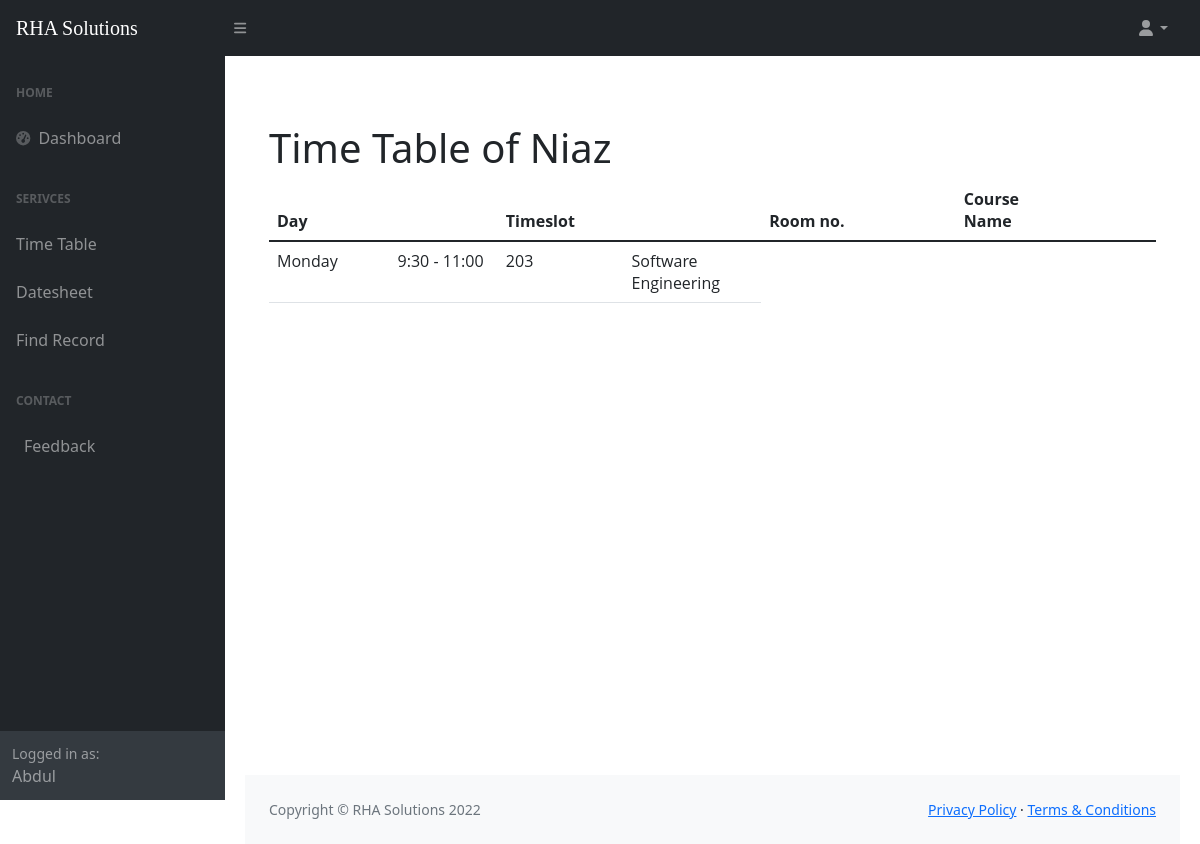
/teacher_timetable.php (signed in), run on the app's committed database.
### tables this page shows
CREATE TABLE `assign_course` (
  `t_id` int(3) NOT NULL,
  `t_name` varchar(100) NOT NULL,
  `c_id` int(3) NOT NULL,
  `c_num` int(11) NOT NULL
);

CREATE TABLE `timetable` (
  `day` varchar(30) NOT NULL,
  `Timeslot` int(30) NOT NULL,
  `room` int(11) NOT NULL,
  `c_id` int(11) NOT NULL,
  `t_id` int(11) NOT NULL
);

CREATE TABLE `course` (
  `c_id` int(3) NOT NULL,
  `c_name` varchar(100) NOT NULL,
  `crh` int(1) NOT NULL,
  `semester` int(1) NOT NULL
);

### teacher_timetable.php (the view, shortened to what this page needs)
<?php
include 'connection.php';
if($_SESSION["fname"]) {
    $select = "SELECT ac.t_name,t.day,t.timeslot,t.room,c.c_name
    FROM(timetable t
INNER JOIN assign_course ac ON t.t_id = ac.t_id
INNER JOIN course c ON t.c_id = c.c_id )";
    $data = mysqli_query($conn, $select) or die( mysqli_error($conn));
    $row1 = mysqli_fetch_array($data);
function timeslot($slot)
{
    if ($slot == 1) {
        return "8:00 - 9:30";
    }
    elseif ($slot == 2) {
        return "9:30 - 11:00";
    }
    elseif ($slot == 3) {
        return "11:00 - 12:30";
    }
    elseif ($slot == 4) {
        return "1:00 - 2:30";
    }
    elseif ($slot == 5) {
        return "2:30 - 4:00";
    }
    elseif ($slot == 6) {
        return "4:00 - 5:30";
    }
    else{
        echo "invalid slot";
    }
}
?>
<!DOCTYPE html>
<html lang="en">
<head>
    <link href="https://cdn.jsdelivr.net/npm/simple-datatables@latest/dist/style.css" rel="stylesheet" />
    <link href="css/styles.css" rel="stylesheet" />
</head>
<body class="sb-nav-fixed">
    <nav class="sb-topnav navbar navbar-expand navbar-dark bg-dark">
        <a class="navbar-brand ps-3" href="index.php">RHA Solutions</a>
        <button class="btn btn-link btn-sm order-1 order-lg-0 me-4 me-lg-0" id="sidebarToggle" href="#!"><i
                class="fas fa-bars"></i></button>
        <ul class="navbar-nav ms-auto ms-md-0 me-3 me-lg-4">
            <li class="nav-item dropdown">
                <a class="nav-link dropdown-toggle" id="navbarDropdown" href="#" role="button" data-bs-toggle="dropdown"
                    aria-expanded="false"><i class="fas fa-user fa-fw"></i></a>
            </li>
        </ul>
    </nav>
    <div id="layoutSidenav">
        <div id="layoutSidenav_nav">
            <nav class="sb-sidenav accordion sb-sidenav-dark" id="sidenavAccordion">
                <div class="sb-sidenav-menu">
                    <div class="nav">
                        <div class="sb-sidenav-menu-heading">Home</div>
                        <a class="nav-link" href="index.php">
                            <div class="sb-nav-link-icon"><i class="fas fa-tachometer-alt"></i></div>
                            Dashboard
                        </a>
                        <div class="sb-sidenav-menu-heading">Serivces</div>
                        <a class="nav-link collapsed" href="timetable.html">
                            Time Table
                        </a>
                        <a class="nav-link collapsed" href="datesheet.html">
                            Datesheet
                        </a>
                        <a class="nav-link collapsed" href="database.html">
                            Find Record
                        </a>
                        <div class="sb-sidenav-menu-heading">Contact</div>
                        <a class="nav-link" href="feedback.html">
                            Feedback
                        </a>
                    </div>
                </div>
                <div class="sb-sidenav-footer">
                    <div class="small">Logged in as:</div>
                    <?php echo $_SESSION["fname"];?>
                </div>
            </nav>
        </div>
        <div id="layoutSidenav_content">
            <main>
                <div class="container-fluid px-4">
                    <h1 class="mt-4">Time Table of <?php echo $row1['t_name'] ?></h1>
                    <table class="table">
                        <thead class="thead-dark">
                        <tr>
                            <th scope="col">Day<th>
                            <th scope="col">Timeslot<th>
                            <th scope="col">Room no.<th>
                            <th scope="col">Course Name<th>
                        </tr>
                    </thead>
                    <tbody>
                    <?php
                        while ($row = mysqli_fetch_array($data)) {
                            ?>
                        <tr>
                        <td><?php echo $row['day'];?></td>
                        <td><?php echo timeslot($row['timeslot']);?></td>
                        <td><?php echo $row['room'];?></td>
                        <td><?php echo $row['c_name'];?></td>
                        <?php
                        }
                        ?>
                    </tbody>
                    </table>
            </main>
            <footer class="py-4 bg-light mt-auto">
                <div class="container-fluid px-4">
                    <div class="d-flex align-items-center justify-content-between small">
                        <div class="text-muted">Copyright &copy; RHA Solutions 2022</div>
                        <div>
                            <a href="#">Privacy Policy</a>
                            &middot;
                            <a href="#">Terms &amp; Conditions</a>
                        </div>
                    </div>
                </div>
            </footer>
        </div>
    </div>
    <?php
}
else {
    ?><h1>Please Login to continue.Press <a href="login.php">Here<a></h1><?php
}
 ?>
</body>
</html>

### data on the page
assign_course: t_name "Niaz"
timetable: day "Monday", Timeslot "9:30 - 11:00", room "203", c.c_name "Software Engineering"

### other printed values
$_SESSION["fname"] "Abdul"
